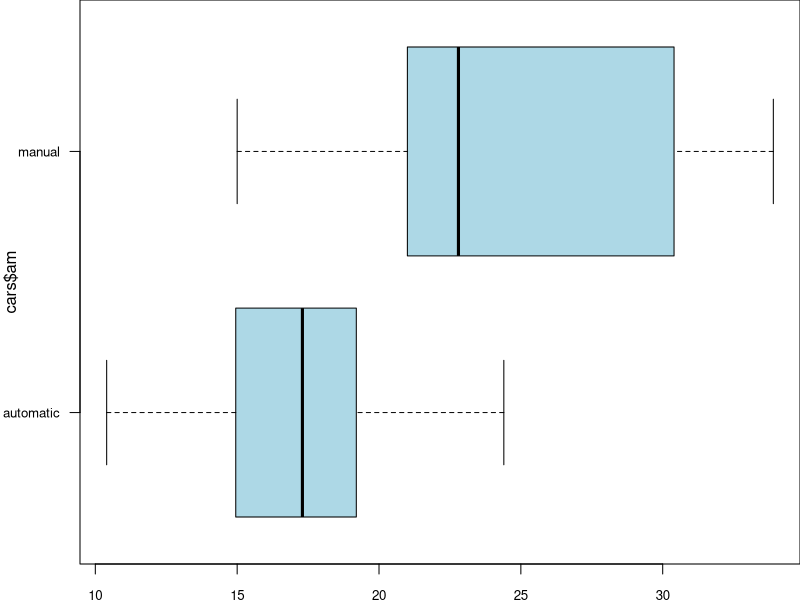
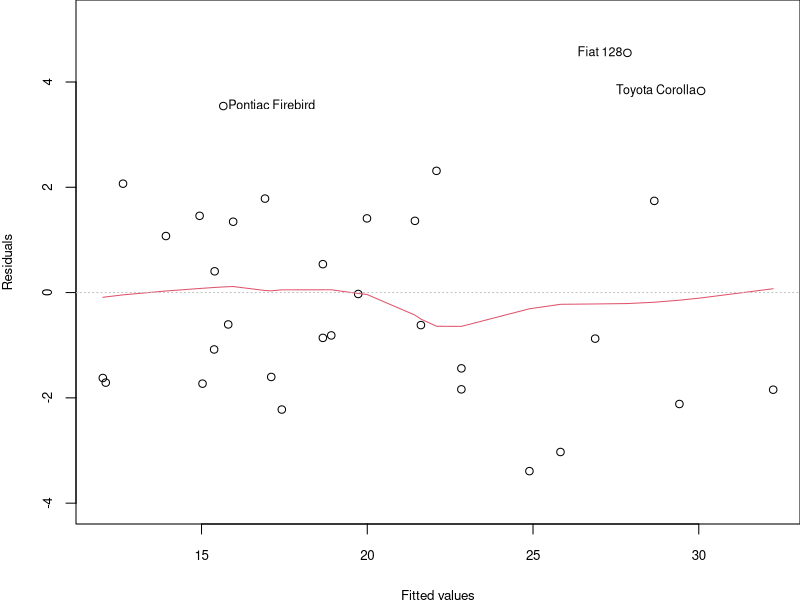
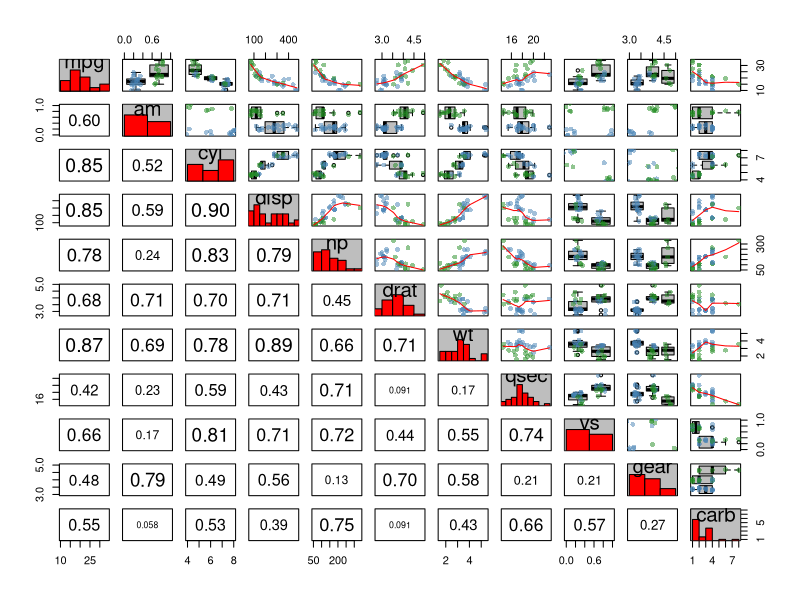
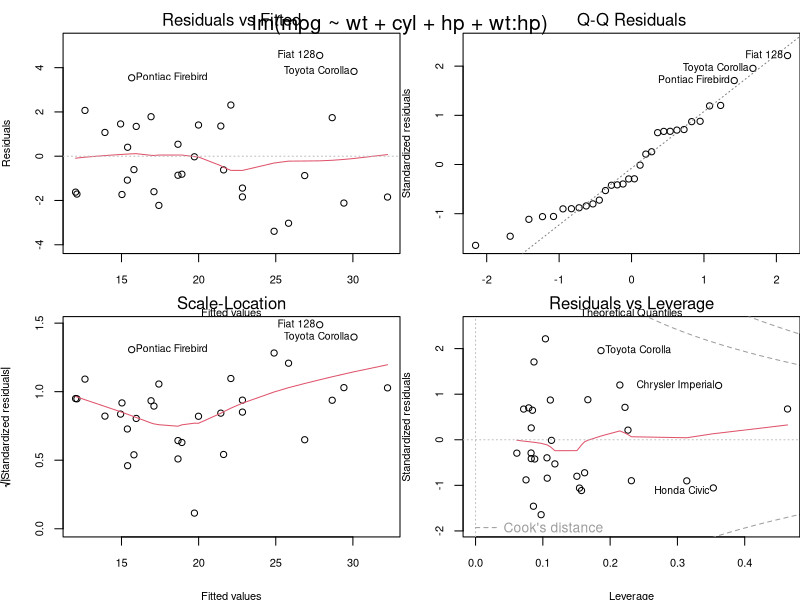

Reproduce these figures in R, in order.
## ---- chunk 1
library(knitr)
library(xtable)
library(scales)
library(car)
options(xtable.table.placement="!htb")
opts_chunk$set(echo = FALSE)
options(xtable.comment = FALSE)
cars <- mtcars[,c(1,9,2:8,10:11)]
cars$am <- factor(cars$am, labels = c("automatic","manual"))
cars$vs <- factor(cars$vs, labels = c("v","straight"))


fit <- list()
variables = as.vector("1")
fit <- lm(mpg ~ 1, data = cars)
for(i in 1:(ncol(cars)-1)){
    notused <- names(cars)[!names(cars) %in% c(variables,"mpg")]
    for(j in 1:(ncol(cars)-i)){
        temp <- lm(as.formula(paste("mpg ~ ",paste(c(variables, notused[j]), collapse="+")))
                             ,data=cars)
        if(j==1){
            fit[[i+1]] <- temp
            best <- notused[j]
        }
        else if(summary(temp)$adj.r.squared > summary(fit[[i+1]])$adj.r.squared){
            fit[[i+1]] <- temp
            best <- notused[j]            
        }
    }
    variables <- c(variables,best)
}
## ---- chunk 2
par(mar=c(1.8,4,0,0))
boxplot(cars$mpg~cars$am, col="lightblue", horizontal=TRUE, cex.axis=0.8, las=1 )
## ---- chunk 3
print(xtable(t(sqrt(vif(lm(mpg ~ ., data=cars)))[1:5])), include.rownames = FALSE)
print(xtable(t(sqrt(vif(lm(mpg ~ ., data=cars)))[6:10]) , caption="Increase in Standard Deviation"), include.rownames = FALSE)
## ---- chunk 4
fit.bwd <- step(lm(mpg ~ .,data=cars)
               ,scope=list(upper = ~ cyl+disp+hp+drat+wt+qsec+vs+am+gear+carb, lower = ~1)
               ,direction="backward", trace = FALSE)
print(xtable(fit.bwd$anova, caption = "Backward Selection")
     ,include.rownames = FALSE)
## ---- chunk 5
xtable(summary(fit.bwd)$coeff, caption="Best Model Based on Backward Selection")
## ---- chunk 6
fit.fwd <- step(lm(mpg ~ 1,data=cars)
               ,scope=list(upper = ~ cyl+disp+hp+drat+wt+qsec+vs+am+gear+carb, lower = ~1)
               ,direction="forward", trace = FALSE)
print(xtable(fit.fwd$anova, caption="Forward Selection")
     ,include.rownames = FALSE)
## ---- chunk 7
xtable(summary(fit.fwd)$coeff, caption="Best Model Based on Forward Selection")
## ---- chunk 8
fit.bwd2 <- step(lm(mpg ~ .+hp:wt,data=cars)
                ,scope=list(upper = ~ cyl+disp+hp*wt+drat+qsec+vs+am+gear+carb, lower = ~1)
                ,direction="backward", trace = FALSE)
print(xtable(fit.bwd2$anova, caption="Backward Selection with Interaction Term")
     ,include.rownames = FALSE)
## ---- chunk 9
xtable(summary(fit.bwd2)$coeff, caption="Best Model Based on Backward Selection with Interaction Term")
## ---- chunk 10
fit.fwd2 <- step(lm(mpg ~ 1,data=cars)
                ,scope=list(upper = ~ cyl+disp+hp*wt+drat+qsec+vs+am+gear+carb, lower = ~1)
                ,direction="forward", trace = FALSE)
print(xtable(fit.fwd2$anova, caption="Forward Selection with Interaction Term")
     ,include.rownames = FALSE)
## ---- chunk 11
xtable(summary(fit.fwd2)$coeff, caption="Best Model Based on Forward Selection with Interaction Term")
## ---- chunk 12
print(xtable(anova(fit.bwd,fit.fwd2,fit.bwd2), caption="Model Comparison with Anova")
     ,include.rownames = FALSE)
## ---- chunk 13
par(mar=c(3.8,3.8,0,0))
plot(fit.fwd2,which = 1, cex.axis=0.8, cex.lab=0.8, caption = NA)
## ---- chunk 14
panel.cor <- function(x, y, digits = 2, prefix = "", cex.cor, ...)
{
    usr <- par("usr"); on.exit(par(usr))
    par(usr = c(0, 1, 0, 1))
    r <- abs(cor(x, y))
    txt <- format(c(r, 0.123456789), digits = digits)[1]
    txt <- paste0(prefix, txt)
    if(missing(cex.cor)) cex.cor <- 0.8/strwidth(txt)
    text(0.5, 0.5, txt, cex = cex.cor * 0.5 *(1+r))
}
panel.hist <- function(x, ...)
{
    usr <- par("usr"); on.exit(par(usr))
    par(usr = c(usr[1:2], 0, 1.5) )
    if(length(unique(x))<5){
        h <- hist(x, plot = FALSE, breaks = seq(min(x),max(x),length.out = length(unique(x))+1))
    }
    else {
        h <- hist(x, plot = FALSE)
    }
    rect(par("usr")[1],par("usr")[3],par("usr")[2],par("usr")[4],col = "gray")
    breaks <- h$breaks; nB <- length(breaks)
    y <- h$counts; y <- y/max(y)
    rect(breaks[-nB], 0, breaks[-1], y, col="red")
}
panel.scatter <- function(x, y, col = par("col"), bg = NA, pch = par("pch"), cex = 1, col.smooth = "red", span = 2/3, iter = 3, ...)
{
    if(length(unique(y))<5 & length(unique(x))<5){
        points(jitter(x), jitter(y), pch = pch, col = col, bg = bg, cex = cex)
    }
    else if(length(unique(y))<5){
        par(new = TRUE)
        boxplot(x~y, axes = FALSE, col = "grey", horizontal = TRUE, ...)
        points(x, jitter(as.numeric(as.factor(y))), pch = pch, col = col, cex = cex)
    }
    else if(length(unique(x))<5){
        par(new = TRUE)
        boxplot(y~x, axes = FALSE, col = "grey", ...)
        points(jitter(as.numeric(as.factor(x))), y, pch = pch, col = col, cex = cex)
    }
    else {
        points(x, y, pch = pch, col = col, bg = bg, cex = cex)
        ok <- is.finite(x) & is.finite(y)
        if (any(ok)) 
            lines(stats::lowess(x[ok], y[ok], f = span, iter = iter), col = col.smooth, ...)
    }
}
pairs(mtcars[,c(1,9,2:8,10:11)]
     ,upper.panel = panel.scatter
     ,col = alpha(ifelse(mtcars$am == 0, "steelblue", "forestgreen"), 0.5)
     ,pch = 16
     ,lower.panel = panel.cor
     ,diag.panel  = panel.hist
     )
## ---- chunk 15
par(mfrow = c(2, 2), oma = c(0, 0, 2, 0))
plot(fit.fwd2, cex.axis=0.8, cex.lab=0.8)

